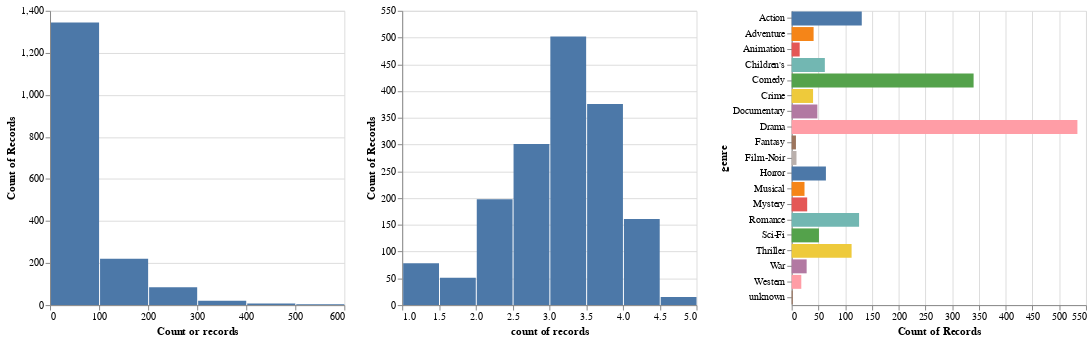

Source (notebook cell):
### Code cell
# Display total count of ratings and the average rating per movie.
genre_filter = alt.selection_multi(fields=['genre'])
base4 = alt.Chart(movies_ratings).mark_bar().encode(
    x="count()",
    y=alt.Y('genre'),
    color=alt.condition(
        genre_filter,
        alt.Color("genre:N", legend=None),
        alt.value('lightgray'))
).properties(width = 300, height = 300, selection=genre_filter)

field = "rating count"
label = "Count or records"
base5 = alt.Chart(movies_ratings).mark_bar().encode(
      x=alt.X(field, bin=alt.Bin(maxbins=10), title=label),
      y="count()",
  ).properties(
      width = 300, height = 300
  )

field = "rating mean"
label = "count of records"
base6 = alt.Chart(movies_ratings).mark_bar().encode(
      x=alt.X(field, bin=alt.Bin(maxbins=10), title=label),
      y="count()",
  ).properties(
     width = 300, height = 300
  )

alt.hconcat(
    base5,
    base6,
    base4
)

### Figure 1 — Vega-Lite specification as saved in the notebook (floating-point values rounded to 4 significant figures; data arrays with more than 128 entries replaced by an {"elided": "..."} marker saying what was removed)
{"config": {"view": {"continuousWidth": 400, "continuousHeight": 300}}, "hconcat": [{"mark": "bar", "encoding": {"x": {"type": "quantitative", "bin": {"maxbins": 10}, "field": "rating count", "title": "Count or records"}, "y": {"type": "quantitative", "aggregate": "count"}}, "height": 300, "width": 300}, {"mark": "bar", "encoding": {"x": {"type": "quantitative", "bin": {"maxbins": 10}, "field": "rating mean", "title": "count of records"}, "y": {"type": "quantitative", "aggregate": "count"}}, "height": 300, "width": 300}, {"mark": "bar", "encoding": {"color": {"condition": {"type": "nominal", "field": "genre", "legend": null, "selection": "selector007"}, "value": "lightgray"}, "x": {"type": "quantitative", "aggregate": "count"}, "y": {"type": "nominal", "field": "genre"}}, "height": 300, "selection": {"selector007": {"type": "multi", "fields": ["genre"]}}, "width": 300}], "data": {"name": "data-ffd2f018a6ef5f846b7a3135b4be08c3"}, "$schema": "https://vega.github.io/schema/vega-lite/v4.8.1.json", "datasets": {"data-ffd2f018a6ef5f846b7a3135b4be08c3": {"elided": "1682 records"}}}
